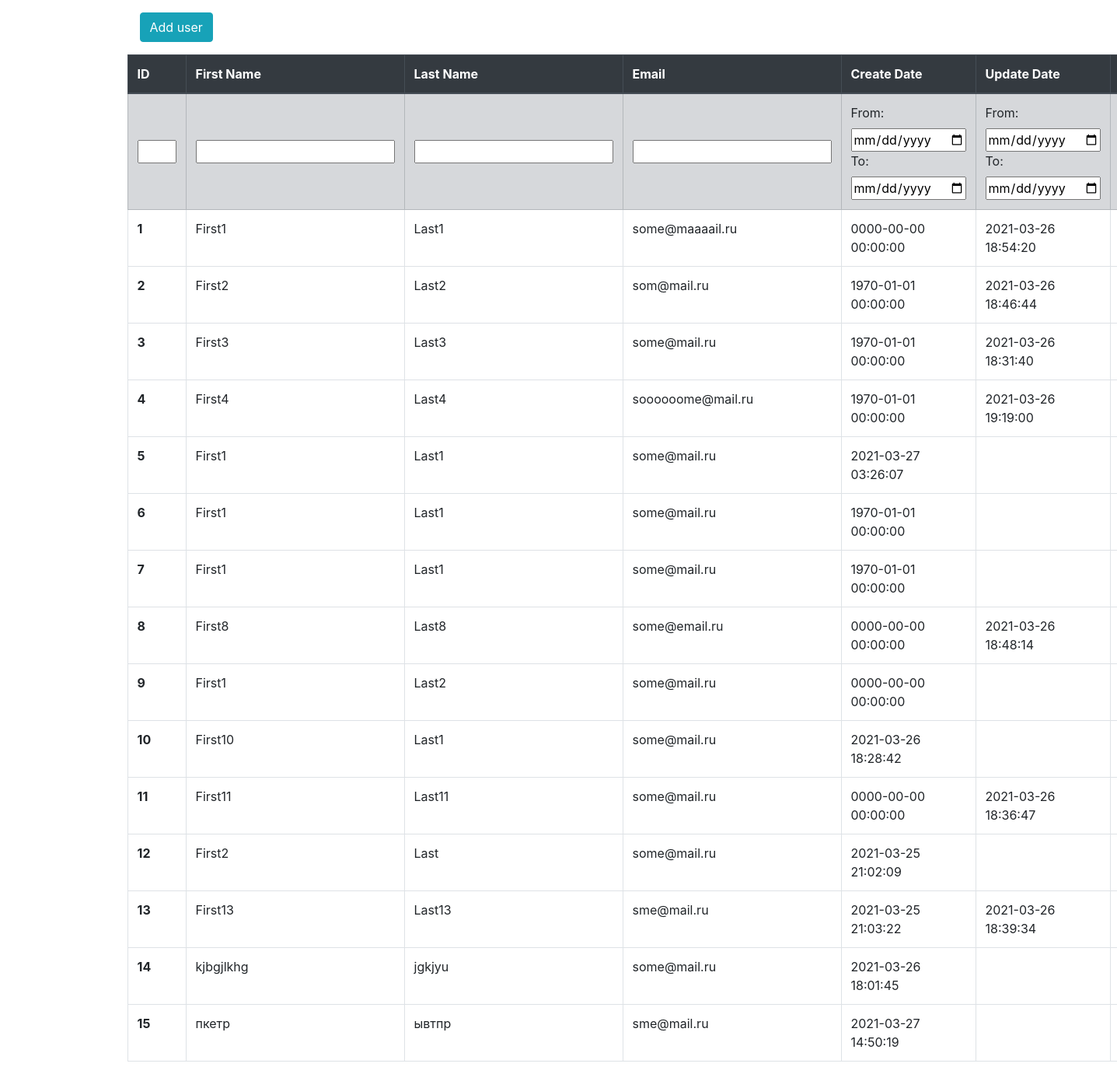
The page / on the database its author committed.
### tables this page shows
CREATE TABLE `users` (
  `id` int(10) UNSIGNED NOT NULL,
  `first_name` varchar(255) NOT NULL,
  `last_name` varchar(255) NOT NULL,
  `email` varchar(255) NOT NULL,
  `create_date` datetime NOT NULL,
  `update_date` datetime DEFAULT NULL
);

### index.php (called while the page is built, shortened)
<?php
include_once 'model/users.php';
if (sizeof($_GET) === 0){
    $users = usersAll();
}
include 'views/v_index.php';
?>

### main/m_db.php (called while the page is built, shortened)
<?php
    function dbConnect() : PDO{
        $dbHost = 'localhost';
        $dbName = 'test_encomage_db';
        $dbUser = 'root';
        $dbPass = 'root';
        $charset = 'utf8';
        $dsn = 'mysql:dbname='.$dbName.';host='.$dbHost.';charset='.$charset;
        $user = $dbUser;
        $password = $dbPass;
        static $dbh;
        if ($dbh === null){
            $dbh = new PDO($dsn, $user, $password);
        }
        return $dbh;
    }
    function dbQuery($sql, $params = []) : PDOStatement{
        $dbh = dbConnect();
        $query = $dbh->prepare($sql);
        $query->execute($params);
        return $query;
    }
    function dbCheckError(PDOStatement $query) : bool{
        $errInfo = $query->errorInfo();
        return true;
    }

### model/users.php (called while the page is built, shortened)
<?php
include_once 'main/m_db.php';
function usersAll() : array{
    $sqlShow = "SELECT * FROM users ORDER BY id ASC";
    $query = dbQuery($sqlShow);
    return $users = $query->fetchAll(PDO::FETCH_ASSOC);
}

### views/v_index.php (the view, shortened to what this page needs)
<!doctype html>
<html lang="en">
<head>
    <link rel="stylesheet" href="css/style.css">
    <link rel="stylesheet" href="css/bootstrap.min.css">
</head>
<body>
<div class="container">
    <a id="addUserButton" class="btn btn-info" href="add.php" role="button">Add user</a>
    <table class="table table-bordered table-hover">
        <thead class="thead-dark">
        <tr>
            <th scope="col">ID</th>
            <th scope="col">First Name</th>
            <th scope="col">Last Name</th>
            <th scope="col">Email</th>
            <th scope="col">Create Date</th>
            <th scope="col">Update Date</th>
            <th scope="col">Edited link</th>
        </tr>
        </thead>
        <tbody>
            <tr class="table-secondary">
                <form>
                    <td class="align-middle"><input type="text" style="width: 50px;" id="idSearchForm" name="idSearchForm"></td>
                    <td class="align-middle"><input type="text" id="fNameSearchForm" name="fNameSearchForm"></td>
                    <td class="align-middle"><input type="text" id="lNameSearchForm" name="lNameSearchForm"></td>
                    <td class="align-middle"><input type="email" id="emailSearchForm" aria-describedby="emailHelp" name="emailSearchForm"></td>
                    <td>
                        <label for="crDateFrom">From:</label>
                        <input type="date" id="crDateFrom" name="crDateFrom">
                        <label for="crDateTo">To:</label>
                        <input type="date" id="crDateTo" name="crDateTo">
                    </td>
                    <td>
                        <label for="edDateFrom">From:</label>
                        <input type="date" id="edDateFrom" name="edDateFrom">
                        <label for="edDateTo">To:</label>
                        <input type="date" id="edDateTo" name="edDateTo">
                    </td>
                    <td class="align-middle">
                    </td>
                </form>
            </tr>
        <? foreach ($users as $user): ?>
            <tr>
                <th scope="row"><?=$user['id']?></th>
                <td><?=$user['first_name']?></td>
                <td><?=$user['last_name']?></td>
                <td><?=$user['email']?></td>
                <td><?=$user['create_date']?></td>
                <td><?=$user['update_date']?></td>
                <td><a class="btn btn-info" href="edit.php?id=<?=$user['id']?>" role="button">Edit</a></td>
            </tr>
        <? endforeach; ?>
        </tbody>
    </table>
</div>
</body>
</html>

### css/style.css (style rules this page uses)
#addUserButton { margin: 1em; }

### rows shown on the page
users: id "1", first_name "First1", last_name "Last1", email "some@maaaail.ru", create_date "0000-00-00 00:00:00", update_date "2021-03-26 18:54:20"
users: id "2", first_name "First2", last_name "Last2", email "som@mail.ru", create_date "1970-01-01 00:00:00", update_date "2021-03-26 18:46:44"
users: id "3", first_name "First3", last_name "Last3", email "some@mail.ru", create_date "1970-01-01 00:00:00", update_date "2021-03-26 18:31:40"
users: id "4", first_name "First4", last_name "Last4", email "soooooome@mail.ru", create_date "1970-01-01 00:00:00", update_date "2021-03-26 19:19:00"
users: id "5", first_name "First1", last_name "Last1", email "some@mail.ru", create_date "2021-03-27 03:26:07"
users: id "6", first_name "First1", last_name "Last1", email "some@mail.ru", create_date "1970-01-01 00:00:00"
users: id "7", first_name "First1", last_name "Last1", email "some@mail.ru", create_date "1970-01-01 00:00:00"
users: id "8", first_name "First8", last_name "Last8", email "some@email.ru", create_date "0000-00-00 00:00:00", update_date "2021-03-26 18:48:14"
users: id "9", first_name "First1", last_name "Last2", email "some@mail.ru", create_date "0000-00-00 00:00:00"
users: id "10", first_name "First10", last_name "Last1", email "some@mail.ru", create_date "2021-03-26 18:28:42"
users: id "11", first_name "First11", last_name "Last11", email "some@mail.ru", create_date "0000-00-00 00:00:00", update_date "2021-03-26 18:36:47"
users: id "12", first_name "First2", last_name "Last", email "some@mail.ru", create_date "2021-03-25 21:02:09"
users: id "13", first_name "First13", last_name "Last13", email "sme@mail.ru", create_date "2021-03-25 21:03:22", update_date "2021-03-26 18:39:34"
users: id "14", first_name "kjbgjlkhg", last_name "jgkjyu", email "some@mail.ru", create_date "2021-03-26 18:01:45"
users: id "15", first_name "пкетр", last_name "ывтпр", email "sme@mail.ru", create_date "2021-03-27 14:50:19"
